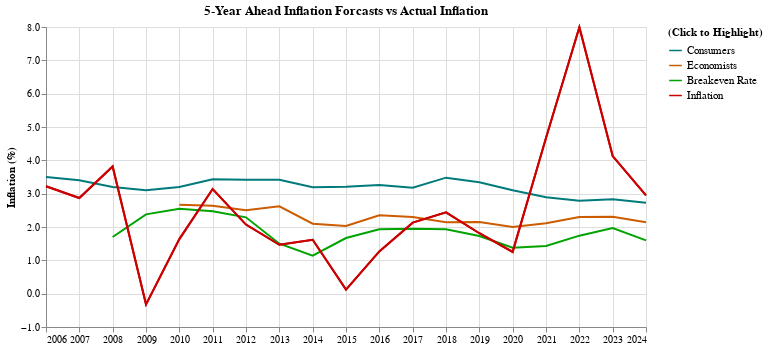

The notebook cell saved with this chart:
### Code cell
melted_expectations['type'] = melted_expectations['type'].replace({
    "Consumer_5year": "Consumers",
    "Econ_5year": "Economists",
    "BreakEven_5year": "Breakeven Rate",
    "CPI_5year": "Inflation"
})

legend_select = alt.selection_point(fields=['type'], bind='legend')

color_scale = alt.Scale(
    domain=['Consumers', 'Economists', 'Breakeven Rate', 'Inflation'],
    range=['#007A7A', '#CB5C00', '#00A300', '#CB0000']
)

expectation_lines = alt.Chart(melted_expectations).mark_line().encode(
    x=alt.X('Year5:T', axis=alt.Axis(title='')),
    y=alt.Y('value:Q', axis=alt.Axis(title='Inflation (%)', format='.1f')),
    color=alt.Color('type:N', scale=color_scale, legend=alt.Legend(
        title='(Click to Highlight)',
        values=['Consumers', 'Economists', 'Breakeven Rate', 'Inflation'], labelFontSize=11, symbolSize=160)),
    opacity=alt.condition(legend_select, alt.value(1), alt.value(0.2))
).add_params(
    legend_select
)

inflation_line = alt.Chart(melted_expectations[melted_expectations['type'] == 'Inflation']).mark_line(
    color='#CB0000',
    strokeWidth=2
).encode(
    x='Year5:T',
    y='value:Q'
)

expectationlines=expectation_lines+inflation_line.properties(
    width=600,
    height=300,
    title='5-Year Ahead Inflation Forcasts vs Actual Inflation'
)

expectationlines

### Figure 1 — Vega-Lite specification as saved in the notebook (floating-point values rounded to 4 significant figures)
{"config": {"view": {"continuousWidth": 300, "continuousHeight": 300}}, "layer": [{"data": {"name": "data-4f823d836bfb62b7787104d5339a0577"}, "mark": {"type": "line"}, "encoding": {"color": {"field": "type", "legend": {"labelFontSize": 11, "symbolSize": 160, "title": "(Click to Highlight)", "values": ["Consumers", "Economists", "Breakeven Rate", "Inflation"]}, "scale": {"domain": ["Consumers", "Economists", "Breakeven Rate", "Inflation"], "range": ["#007A7A", "#CB5C00", "#00A300", "#CB0000"]}, "type": "nominal"}, "opacity": {"condition": {"param": "param_1", "value": 1}, "value": 0.2}, "x": {"axis": {"title": ""}, "field": "Year5", "type": "temporal"}, "y": {"axis": {"format": ".1f", "title": "Inflation (%)"}, "field": "value", "type": "quantitative"}}, "name": "view_1"}, {"data": {"name": "data-18c913f61bad5a696e856cdd3371c4ab"}, "mark": {"type": "line", "color": "#CB0000", "strokeWidth": 2}, "encoding": {"x": {"field": "Year5", "type": "temporal"}, "y": {"field": "value", "type": "quantitative"}}, "title": "5-Year Ahead Inflation Forcasts vs Actual Inflation"}], "height": 300, "params": [{"name": "param_1", "select": {"type": "point", "fields": ["type"]}, "bind": "legend", "views": ["view_1"]}], "width": 600, "$schema": "https://vega.github.io/schema/vega-lite/v5.20.1.json", "datasets": {"data-4f823d836bfb62b7787104d5339a0577": [{"Year5": "1/1/2006", "type": "Consumers", "value": 3.5}, {"Year5": "1/1/2007", "type": "Consumers", "value": 3.4}, {"Year5": "1/1/2008", "type": "Consumers", "value": 3.2}, {"Year5": "1/1/2009", "type": "Consumers", "value": 3.1}, {"Year5": "1/1/2010", "type": "Consumers", "value": 3.2}, {"Year5": "1/1/2011", "type": "Consumers", "value": 3.43}, {"Year5": "1/1/2012", "type": "Consumers", "value": 3.42}, {"Year5": "1/1/2013", "type": "Consumers", "value": 3.42}, {"Year5": "1/1/2014", "type": "Consumers", "value": 3.19}, {"Year5": "1/1/2015", "type": "Consumers", "value": 3.21}, {"Year5": "1/1/2016", "type": "Consumers", "value": 3.26}, {"Year5": "1/1/2017", "type": "Consumers", "value": 3.18}, {"Year5": "1/1/2018", "type": "Consumers", "value": 3.48}, {"Year5": "1/1/2019", "type": "Consumers", "value": 3.34}, {"Year5": "1/1/2020", "type": "Consumers", "value": 3.1}, {"Year5": "1/1/2021", "type": "Consumers", "value": 2.89}, {"Year5": "1/1/2022", "type": "Consumers", "value": 2.79}, {"Year5": "1/1/2023", "type": "Consumers", "value": 2.83}, {"Year5": "1/1/2024", "type": "Consumers", "value": 2.73}, {"Year5": null, "type": "Consumers", "value": 2.8}, {"Year5": null, "type": "Consumers", "value": 3.5}, {"Year5": null, "type": "Consumers", "value": 3.7}, {"Year5": null, "type": "Consumers", "value": 4.1}, {"Year5": null, "type": "Consumers", "value": 5.4}, {"Year5": "1/1/2006", "type": "Economists", "value": null}, {"Year5": "1/1/2007", "type": "Economists", "value": null}, {"Year5": "1/1/2008", "type": "Economists", "value": null}, {"Year5": "1/1/2009", "type": "Economists", "value": null}, {"Year5": "1/1/2010", "type": "Economists", "value": 2.67}, {"Year5": "1/1/2011", "type": "Economists", "value": 2.64}, {"Year5": "1/1/2012", "type": "Economists", "value": 2.5}, {"Year5": "1/1/2013", "type": "Economists", "value": 2.62}, {"Year5": "1/1/2014", "type": "Economists", "value": 2.1}, {"Year5": "1/1/2015", "type": "Economists", "value": 2.03}, {"Year5": "1/1/2016", "type": "Economists", "value": 2.35}, {"Year5": "1/1/2017", "type": "Economists", "value": 2.3}, {"Year5": "1/1/2018", "type": "Economists", "value": 2.14}, {"Year5": "1/1/2019", "type": "Economists", "value": 2.15}, {"Year5": "1/1/2020", "type": "Economists", "value": 2.0}, {"Year5": "1/1/2021", "type": "Economists", "value": 2.11}, {"Year5": "1/1/2022", "type": "Economists", "value": 2.3}, {"Year5": "1/1/2023", "type": "Economists", "value": 2.31}, {"Year5": "1/1/2024", "type": "Economists", "value": 2.14}, {"Year5": null, "type": "Economists", "value": 1.99}, {"Year5": null, "type": "Economists", "value": 2.6}, {"Year5": null, "type": "Economists", "value": 3.42}, {"Year5": null, "type": "Economists", "value": 2.64}, {"Year5": null, "type": "Economists", "value": 2.43}, {"Year5": "1/1/2006", "type": "Breakeven Rate", "value": null}, {"Year5": "1/1/2007", "type": "Breakeven Rate", "value": null}, {"Year5": "1/1/2008", "type": "Breakeven Rate", "value": 1.7}, {"Year5": "1/1/2009", "type": "Breakeven Rate", "value": 2.38}, {"Year5": "1/1/2010", "type": "Breakeven Rate", "value": 2.55}, {"Year5": "1/1/2011", "type": "Breakeven Rate", "value": 2.47}, {"Year5": "1/1/2012", "type": "Breakeven Rate", "value": 2.29}, {"Year5": "1/1/2013", "type": "Breakeven Rate", "value": 1.5}, {"Year5": "1/1/2014", "type": "Breakeven Rate", "value": 1.14}, {"Year5": "1/1/2015", "type": "Breakeven Rate", "value": 1.67}, {"Year5": "1/1/2016", "type": "Breakeven Rate", "value": 1.93}, {"Year5": "1/1/2017", "type": "Breakeven Rate", "value": 1.95}, {"Year5": "1/1/2018", "type": "Breakeven Rate", "value": 1.93}, {"Year5": "1/1/2019", "type": "Breakeven Rate", "value": 1.73}, {"Year5": "1/1/2020", "type": "Breakeven Rate", "value": 1.38}, {"Year5": "1/1/2021", "type": "Breakeven Rate", "value": 1.43}, {"Year5": "1/1/2022", "type": "Breakeven Rate", "value": 1.74}, {"Year5": "1/1/2023", "type": "Breakeven Rate", "value": 1.97}, {"Year5": "1/1/2024", "type": "Breakeven Rate", "value": 1.6}, {"Year5": null, "type": "Breakeven Rate", "value": 1.32}, {"Year5": null, "type": "Breakeven Rate", "value": 2.55}, {"Year5": null, "type": "Breakeven Rate", "value": 2.78}, {"Year5": null, "type": "Breakeven Rate", "value": 2.25}, {"Year5": null, "type": "Breakeven Rate", "value": 2.25}, {"Year5": "1/1/2006", "type": "Inflation", "value": 3.222}, {"Year5": "1/1/2007", "type": "Inflation", "value": 2.871}, {"Year5": "1/1/2008", "type": "Inflation", "value": 3.815}, {"Year5": "1/1/2009", "type": "Inflation", "value": -0.3204}, {"Year5": "1/1/2010", "type": "Inflation", "value": 1.637}, {"Year5": "1/1/2011", "type": "Inflation", "value": 3.14}, {"Year5": "1/1/2012", "type": "Inflation", "value": 2.073}, {"Year5": "1/1/2013", "type": "Inflation", "value": 1.466}, {"Year5": "1/1/2014", "type": "Inflation", "value": 1.615}, {"Year5": "1/1/2015", "type": "Inflation", "value": 0.1211}, {"Year5": "1/1/2016", "type": "Inflation", "value": 1.267}, {"Year5": "1/1/2017", "type": "Inflation", "value": 2.131}, {"Year5": "1/1/2018", "type": "Inflation", "value": 2.439}, {"Year5": "1/1/2019", "type": "Inflation", "value": 1.813}, {"Year5": "1/1/2020", "type": "Inflation", "value": 1.253}, {"Year5": "1/1/2021", "type": "Inflation", "value": 4.679}, {"Year5": "1/1/2022", "type": "Inflation", "value": 7.993}, {"Year5": "1/1/2023", "type": "Inflation", "value": 4.128}, {"Year5": "1/1/2024", "type": "Inflation", "value": 2.952}, {"Year5": null, "type": "Inflation", "value": null}, {"Year5": null, "type": "Inflation", "value": null}, {"Year5": null, "type": "Inflation", "value": null}, {"Year5": null, "type": "Inflation", "value": null}, {"Year5": null, "type": "Inflation", "value": null}], "data-18c913f61bad5a696e856cdd3371c4ab": [{"Year5": "1/1/2006", "type": "Inflation", "value": 3.222}, {"Year5": "1/1/2007", "type": "Inflation", "value": 2.871}, {"Year5": "1/1/2008", "type": "Inflation", "value": 3.815}, {"Year5": "1/1/2009", "type": "Inflation", "value": -0.3204}, {"Year5": "1/1/2010", "type": "Inflation", "value": 1.637}, {"Year5": "1/1/2011", "type": "Inflation", "value": 3.14}, {"Year5": "1/1/2012", "type": "Inflation", "value": 2.073}, {"Year5": "1/1/2013", "type": "Inflation", "value": 1.466}, {"Year5": "1/1/2014", "type": "Inflation", "value": 1.615}, {"Year5": "1/1/2015", "type": "Inflation", "value": 0.1211}, {"Year5": "1/1/2016", "type": "Inflation", "value": 1.267}, {"Year5": "1/1/2017", "type": "Inflation", "value": 2.131}, {"Year5": "1/1/2018", "type": "Inflation", "value": 2.439}, {"Year5": "1/1/2019", "type": "Inflation", "value": 1.813}, {"Year5": "1/1/2020", "type": "Inflation", "value": 1.253}, {"Year5": "1/1/2021", "type": "Inflation", "value": 4.679}, {"Year5": "1/1/2022", "type": "Inflation", "value": 7.993}, {"Year5": "1/1/2023", "type": "Inflation", "value": 4.128}, {"Year5": "1/1/2024", "type": "Inflation", "value": 2.952}, {"Year5": null, "type": "Inflation", "value": null}, {"Year5": null, "type": "Inflation", "value": null}, {"Year5": null, "type": "Inflation", "value": null}, {"Year5": null, "type": "Inflation", "value": null}, {"Year5": null, "type": "Inflation", "value": null}]}}
